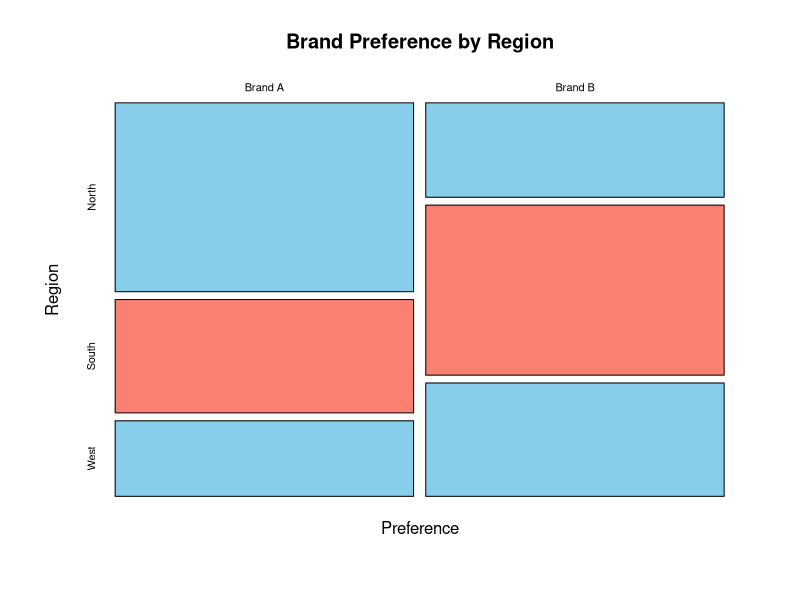
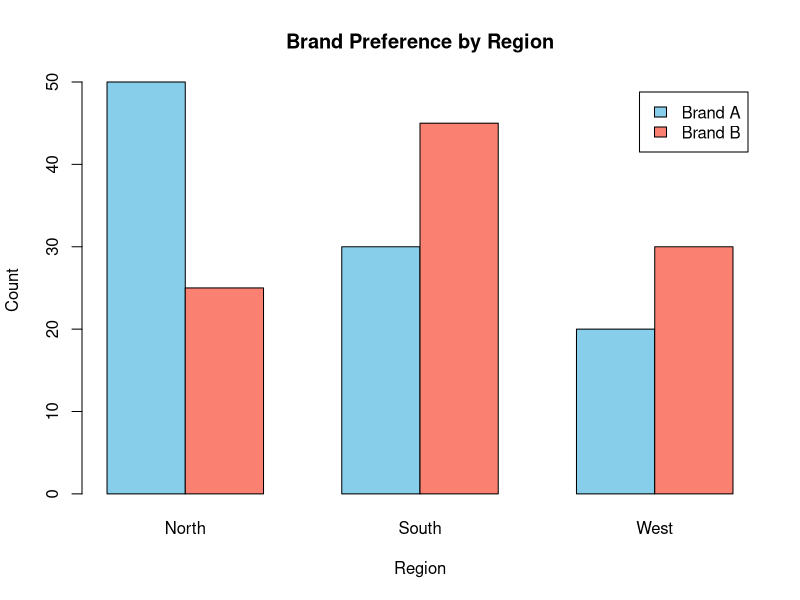

The R source for these figures, in order:
# Adds visualization to Chapter 7: independence.r runs chisq.test() but
# never shows the table it's testing - a mosaic plot (or grouped bar
# chart) is the standard way to see the pattern the test is evaluating.

# rows = product preference, columns = region
preference_table <- matrix(c(50, 30, 20,
                              25, 45, 30),
                            nrow = 2, byrow = TRUE,
                            dimnames = list(Preference = c("Brand A", "Brand B"),
                                             Region = c("North", "South", "West")))
print(preference_table)

chisq_result <- chisq.test(preference_table)
chisq_result

# --- chart: mosaic plot - box sizes show relative frequency, making it
# easy to see whether preference "looks" independent of region ---
mosaicplot(preference_table, main = "Brand Preference by Region",
           color = c("skyblue", "salmon"))

# --- chart: grouped bar chart as an alternative view of the same table ---
barplot(preference_table, beside = TRUE, col = c("skyblue", "salmon"),
         legend.text = TRUE, main = "Brand Preference by Region",
         xlab = "Region", ylab = "Count")
